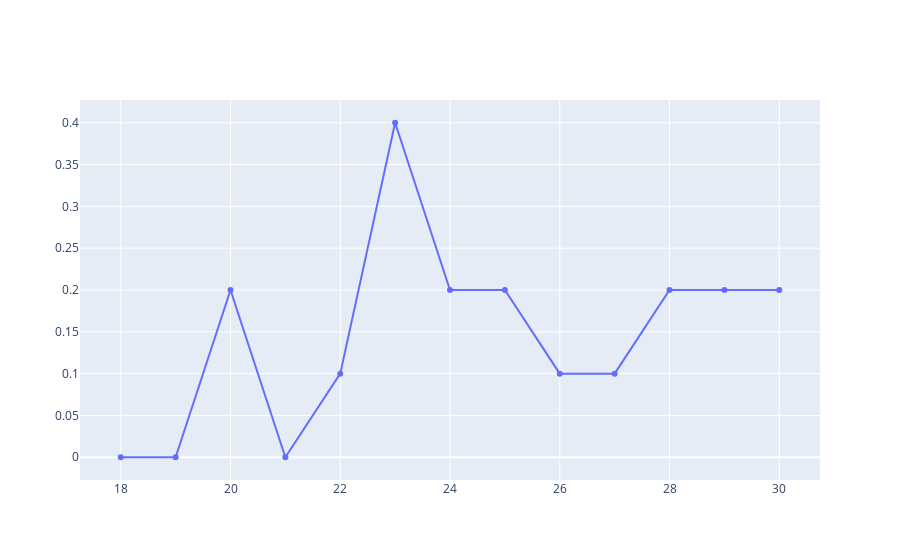

Notebook code for this chart:
### Code cell
score_df=pd.DataFrame(index=lista_x, data={'Jornada':lista_a, 
                            'Score_test':lista_stest})
fig = go.Figure()
fig.add_trace(go.Scatter(x=score_df['Jornada'],y=score_df['Score_test'], mode='lines+markers', name='Score_test'))
fig.show()

### Figure 1 — Plotly figure (JSON) as saved in the notebook; plotly's stock layout.template omitted (floating-point values rounded to 4 significant figures)
{"data": [{"mode": "lines+markers", "name": "Score_test", "type": "scatter", "x": [30, 29, 28, 27, 26, 25, 24, 23, 22, 21, 20, 19, 18], "y": [0.2, 0.2, 0.2, 0.1, 0.1, 0.2, 0.2, 0.4, 0.1, 0, 0.2, 0, 0]}], "layout": {}}
